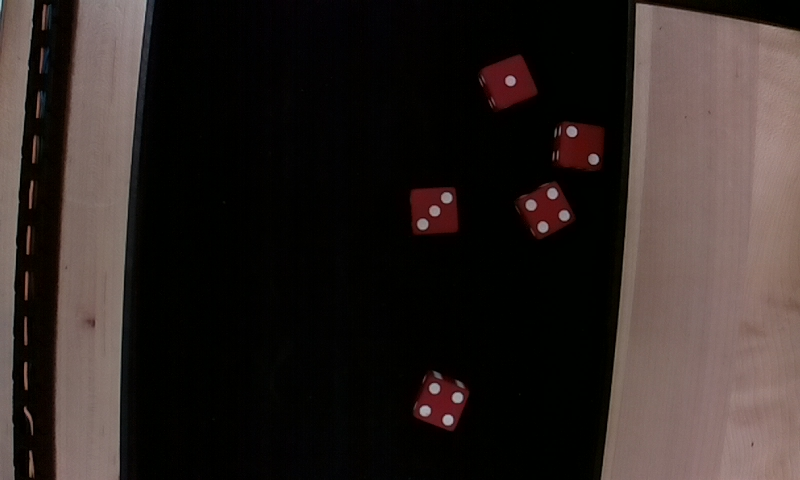
#> input picture opencv-recognize-dice/pics_3_/image 3(2).jpg, 800 x 480 px
$ python opencv-get-best-rgb-threshold-values-manually-using-gui.py
#> lines starting #> are read from the running program, lines starting #| are printed output that depends on the picture
# orignal source https://stackoverflow.com/a/26044115

import cv2
import numpy as np


image = cv2.imread('pics_3_/image 3(2).jpg')
#> image is the input picture: shape (480, 800, 3); mean B, G, R 35.9, 38.5, 47.2
image = image[:, 154:601]
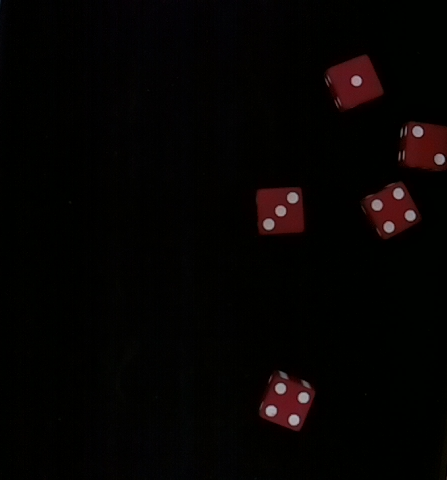
#> image: shape (480, 447, 3); mean B, G, R 2.5, 3.2, 5.6
image = cv2.resize(image, (0,0), fx=1.0, fy=1.0)
rgb = cv2.cvtColor(image, cv2.COLOR_BGR2RGB)

def nothing(x):
    pass

# Creating a window for later use
cv2.namedWindow('result')

# Starting with 100's to prevent error while masking
lower_r, lower_g, lower_b = 100,100,100
upper_r, upper_g, upper_b = 100,100,100


# Creating lower track bar
cv2.createTrackbar('lower_r', 'result', 0, 255, nothing)
cv2.createTrackbar('lower_g', 'result', 0, 255, nothing)
cv2.createTrackbar('lower_b', 'result', 0, 255, nothing)

# Creating upper track bar
cv2.createTrackbar('upper_r', 'result', 0, 255, nothing)
cv2.createTrackbar('upper_g', 'result', 0, 255, nothing)
cv2.createTrackbar('upper_b', 'result', 0, 255, nothing)

while(1):
    # get info from track bar and appy to result
    lower_r = cv2.getTrackbarPos('lower_r', 'result')
    lower_g = cv2.getTrackbarPos('lower_g', 'result')
    lower_b = cv2.getTrackbarPos('lower_b', 'result')

    upper_r = cv2.getTrackbarPos('upper_r', 'result')
    upper_g = cv2.getTrackbarPos('upper_g', 'result')
    upper_b = cv2.getTrackbarPos('upper_b', 'result')

    # Normal masking algorithm
    lower = np.array([lower_r, lower_g, lower_b])   # normally 0,0,0
    upper = np.array([upper_r, upper_g, upper_b])

    mask = cv2.inRange(rgb, lower, upper)
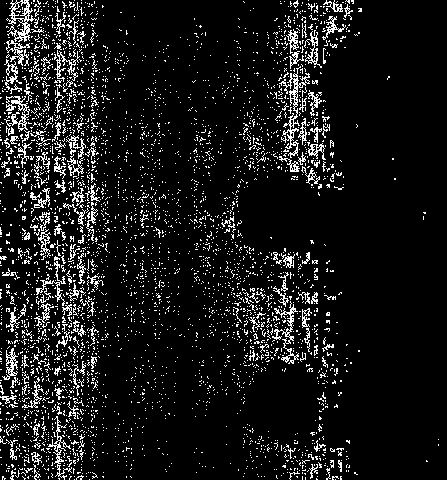
#> mask: shape (480, 447); 9.4% white in thin lines or dots

    # result = cv2.bitwise_and(image, image, mask=mask)

    cv2.imshow('result',mask)

    k = cv2.waitKey(5) & 0xFF
#> (key Esc is pressed here)
    if k == 27:
        break

# cap.release()

cv2.destroyAllWindows()
